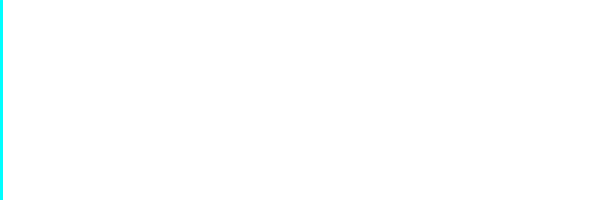
Frame 1 (no input)
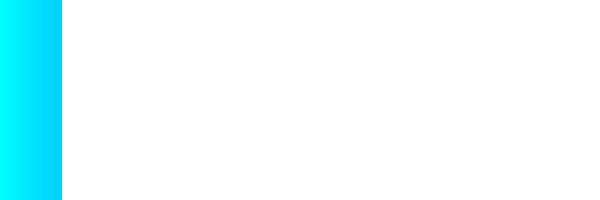
Frame 60 (the mouse pressed at the canvas centre just before this capture)
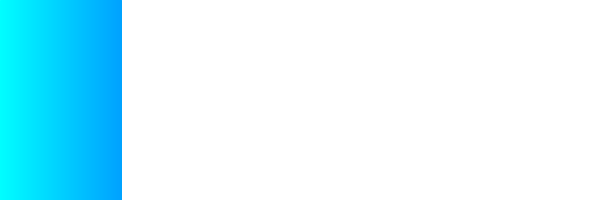
Frame 120 (the mouse held since frame 60 and released just before this capture)

The Processing sketch that drew these frames (run headless with seeded random() and noise(); from frame 60 on, the mouse is pressed at the canvas centre):

// Processing sketch: s025_gradient_hsb
// ── s025_gradient_hsb.pde
void setup() {
  size(600, 200);
  background(255);
  strokeWeight(3);
  colorMode(HSB); // hue saturation brightness
}
void draw() {
  //background(255);
  float x = frameCount;
  
  // 20 controls the amplitude
  // 0.4 sets the frequency
  // float y = height/2 + 20 * cos(x * 0.4);
  // ellipse(x, y, 20, 20);
  
  float h = map(sin(x * 0.001), -1, 1, 0, 255);
  int c = color(h, 255, 255);
  stroke(c);
  line(x, 0, x, height);
}
